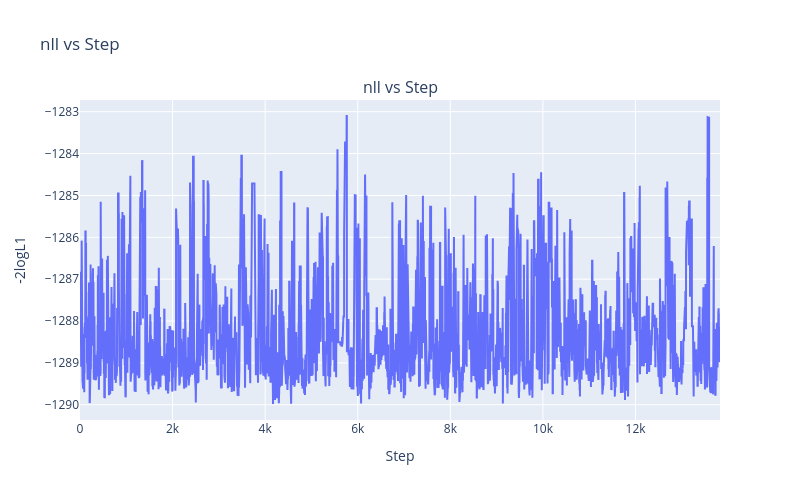
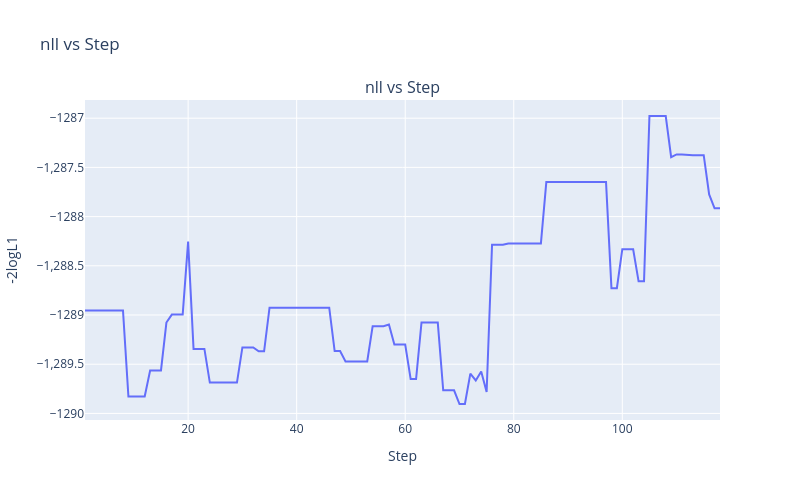
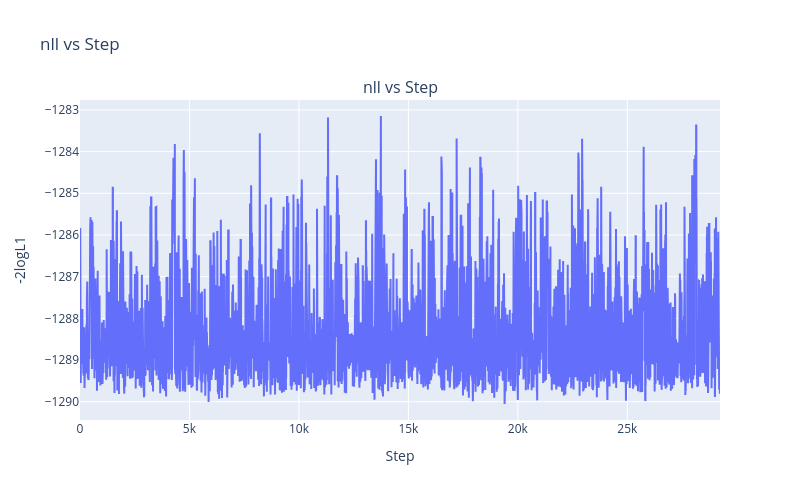
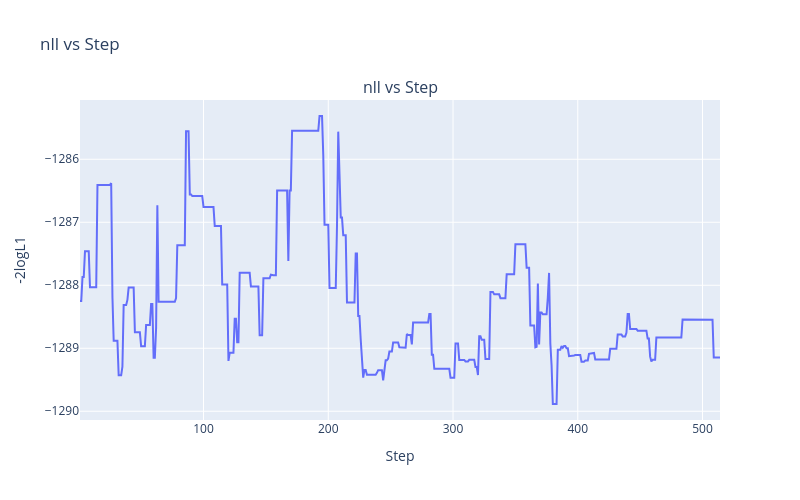

Source (notebook cell) for these figures, in order:
### Code cell
K_lists,TL_lists = [],[]
step_lists = []
proto_lists = []
for i,file in enumerate(log_file):
    #if i==9:
    filename = file.split('/')[-1]
    print(f"{filename}")
    step_list, muhat_list, proto_list,accratio_list = read_log_file(file)
    print(len(step_list))
    K_list,TL_list = get_all_proto(step_list, proto_list)
    K_lists.append(K_list)
    TL_lists.append(TL_list)
    step_lists.append(step_list)
    proto_lists.append(proto_list)

### Figure 1 — Plotly figure (JSON) as saved in the notebook; plotly's stock layout.template omitted (floating-point values rounded to 4 significant figures; data arrays with more than 128 entries replaced by an {"elided": "..."} marker saying what was removed)
{"data": [{"mode": "lines", "name": "-2logL1", "type": "scatter", "x": {"elided": "13824 int values"}, "xaxis": "x", "y": {"elided": "13824 float values"}, "yaxis": "y"}], "layout": {"annotations": [{"font": {"size": 16}, "showarrow": false, "text": "nll vs Step", "x": 0.5, "xanchor": "center", "xref": "paper", "y": 1, "yanchor": "bottom", "yref": "paper"}], "height": 500, "showlegend": false, "title": {"text": "nll vs Step"}, "width": 800, "xaxis": {"anchor": "y", "domain": [0, 1], "title": {"text": "Step"}}, "yaxis": {"anchor": "x", "domain": [0, 1], "title": {"text": "-2logL1"}}}}

### Figure 2 — Plotly figure (JSON) as saved in the notebook; plotly's stock layout.template omitted (floating-point values rounded to 4 significant figures)
{"data": [{"mode": "lines", "name": "-2logL1", "type": "scatter", "x": [1, 2, 3, 4, 5, 6, 7, 8, 9, 10, 11, 12, 13, 14, 15, 16, 17, 18, 19, 20, 21, 22, 23, 24, 25, 26, 27, 28, 29, 30, 31, 32, 33, 34, 35, 36, 37, 38, 39, 40, 41, 42, 43, 44, 45, 46, 47, 48, 49, 50, 51, 52, 53, 54, 55, 56, 57, 58, 59, 60, 61, 62, 63, 64, 65, 66, 67, 68, 69, 70, 71, 72, 73, 74, 75, 76, 77, 78, 79, 80, 81, 82, 83, 84, 85, 86, 87, 88, 89, 90, 91, 92, 93, 94, 95, 96, 97, 98, 99, 100, 101, 102, 103, 104, 105, 106, 107, 108, 109, 110, 111, 112, 113, 114, 115, 116, 117, 118], "xaxis": "x", "y": [-1289.0, -1289.0, -1289.0, -1289.0, -1289.0, -1289.0, -1289.0, -1289.0, -1290.0, -1290.0, -1290.0, -1290.0, -1290.0, -1290.0, -1290.0, -1289.0, -1289.0, -1289.0, -1289.0, -1288.0, -1289.0, -1289.0, -1289.0, -1290.0, -1290.0, -1290.0, -1290.0, -1290.0, -1290.0, -1289.0, -1289.0, -1289.0, -1289.0, -1289.0, -1289.0, -1289.0, -1289.0, -1289.0, -1289.0, -1289.0, -1289.0, -1289.0, -1289.0, -1289.0, -1289.0, -1289.0, -1289.0, -1289.0, -1289.0, -1289.0, -1289.0, -1289.0, -1289.0, -1289.0, -1289.0, -1289.0, -1289.0, -1289.0, -1289.0, -1289.0, -1290.0, -1290.0, -1289.0, -1289.0, -1289.0, -1289.0, -1290.0, -1290.0, -1290.0, -1290.0, -1290.0, -1290.0, -1290.0, -1290.0, -1290.0, -1288.0, -1288.0, -1288.0, -1288.0, -1288.0, -1288.0, -1288.0, -1288.0, -1288.0, -1288.0, -1288.0, -1288.0, -1288.0, -1288.0, -1288.0, -1288.0, -1288.0, -1288.0, -1288.0, -1288.0, -1288.0, -1288.0, -1289.0, -1289.0, -1288.0, -1288.0, -1288.0, -1289.0, -1289.0, -1287.0, -1287.0, -1287.0, -1287.0, -1287.0, -1287.0, -1287.0, -1287.0, -1287.0, -1287.0, -1287.0, -1288.0, -1288.0, -1288.0], "yaxis": "y"}], "layout": {"annotations": [{"font": {"size": 16}, "showarrow": false, "text": "nll vs Step", "x": 0.5, "xanchor": "center", "xref": "paper", "y": 1, "yanchor": "bottom", "yref": "paper"}], "height": 500, "showlegend": false, "title": {"text": "nll vs Step"}, "width": 800, "xaxis": {"anchor": "y", "domain": [0, 1], "title": {"text": "Step"}}, "yaxis": {"anchor": "x", "domain": [0, 1], "title": {"text": "-2logL1"}}}}

### Figure 3 — Plotly figure (JSON) as saved in the notebook; plotly's stock layout.template omitted (floating-point values rounded to 4 significant figures; data arrays with more than 128 entries replaced by an {"elided": "..."} marker saying what was removed)
{"data": [{"mode": "lines", "name": "-2logL1", "type": "scatter", "x": {"elided": "29232 int values"}, "xaxis": "x", "y": {"elided": "29232 float values"}, "yaxis": "y"}], "layout": {"annotations": [{"font": {"size": 16}, "showarrow": false, "text": "nll vs Step", "x": 0.5, "xanchor": "center", "xref": "paper", "y": 1, "yanchor": "bottom", "yref": "paper"}], "height": 500, "showlegend": false, "title": {"text": "nll vs Step"}, "width": 800, "xaxis": {"anchor": "y", "domain": [0, 1], "title": {"text": "Step"}}, "yaxis": {"anchor": "x", "domain": [0, 1], "title": {"text": "-2logL1"}}}}

### Figure 4 — Plotly figure (JSON) as saved in the notebook; plotly's stock layout.template omitted (floating-point values rounded to 4 significant figures; data arrays with more than 128 entries replaced by an {"elided": "..."} marker saying what was removed)
{"data": [{"mode": "lines", "name": "-2logL1", "type": "scatter", "x": {"elided": "514 int values"}, "xaxis": "x", "y": {"elided": "514 float values"}, "yaxis": "y"}], "layout": {"annotations": [{"font": {"size": 16}, "showarrow": false, "text": "nll vs Step", "x": 0.5, "xanchor": "center", "xref": "paper", "y": 1, "yanchor": "bottom", "yref": "paper"}], "height": 500, "showlegend": false, "title": {"text": "nll vs Step"}, "width": 800, "xaxis": {"anchor": "y", "domain": [0, 1], "title": {"text": "Step"}}, "yaxis": {"anchor": "x", "domain": [0, 1], "title": {"text": "-2logL1"}}}}
